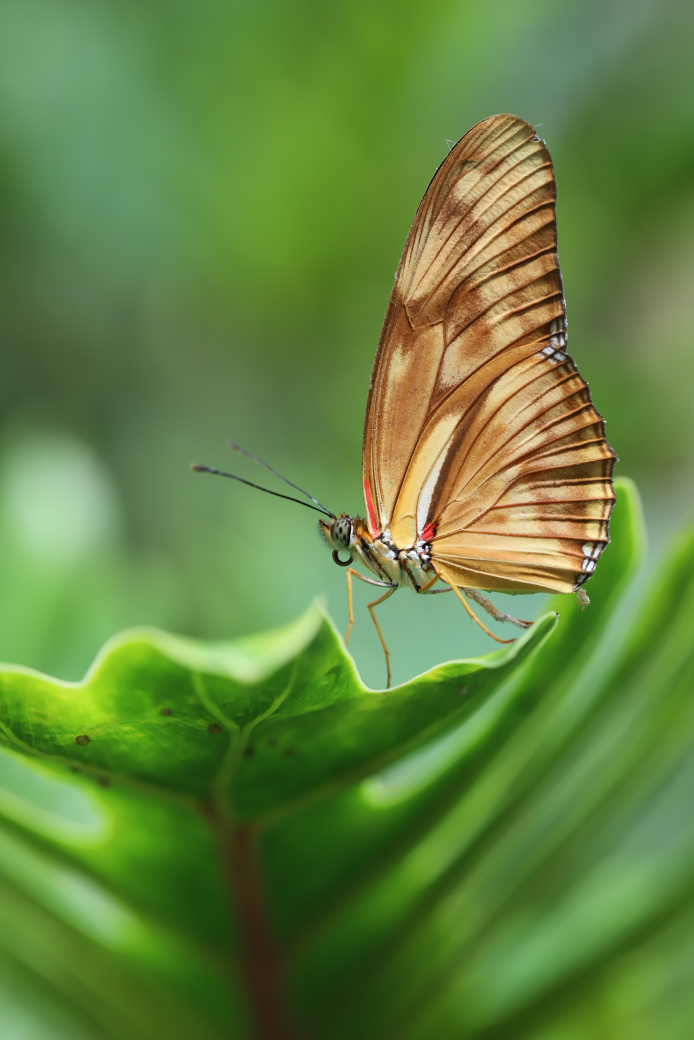
#> input picture UFV/deeplearning/processamentoimagens/richardmiddelbos-butterfly-4873368.jpg, 4160 x 6240 px, found by its file name (shown at 1/6 size)
$ jupyter execute imagens3.ipynb
#> lines starting #> are read from the running program, lines starting #| are printed output that depends on the picture
## Convertendo uma imagem para escala de cinza

[cell 1]
from PIL import Image

[cell 2]
image=Image.open('/content/richardmiddelbos-butterfly-4873368.jpg')
#> image is the input picture: PIL image 4160x6240 RGB; mean R, G, B 99, 131.1, 64

[cell 3]
img = image.resize((600, 600))
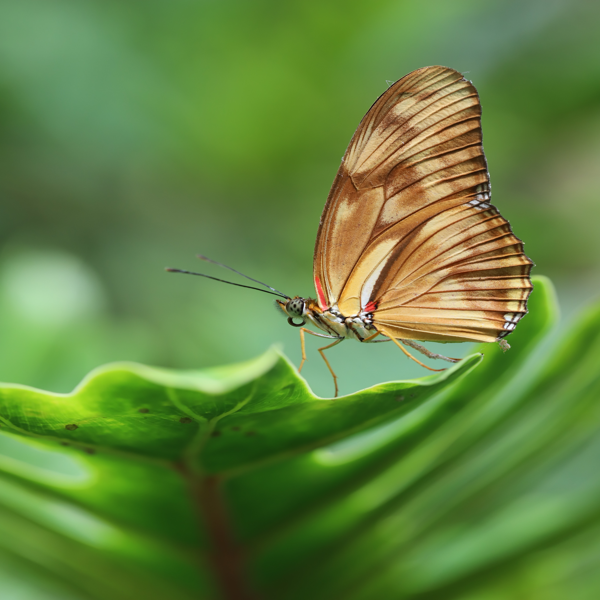
#> img: PIL image 600x600 RGB; mean R, G, B 99, 131.1, 64
display(img)

[cell 4]
print(img.getpixel((250,50)))
#| (97, 146, 46)

[cell 5]
newimage=Image.new('RGB',(50,50),(97,146,46))
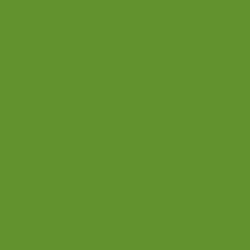
#> newimage: PIL image 50x50 RGB (shown 5 times larger); mean R, G, B 97, 146, 46
display(newimage)

[cell 6]
def grayscale(imagem,width,height):
#> called with width = 600, height = 600
  for x in range(int(width)):
    for y in range(int(height)):
      pixel=imagem.getpixel((x,y))
      lum=(pixel[0]+pixel[1]+pixel[2])//3
      imagem.putpixel((x,y),(lum,lum,lum))
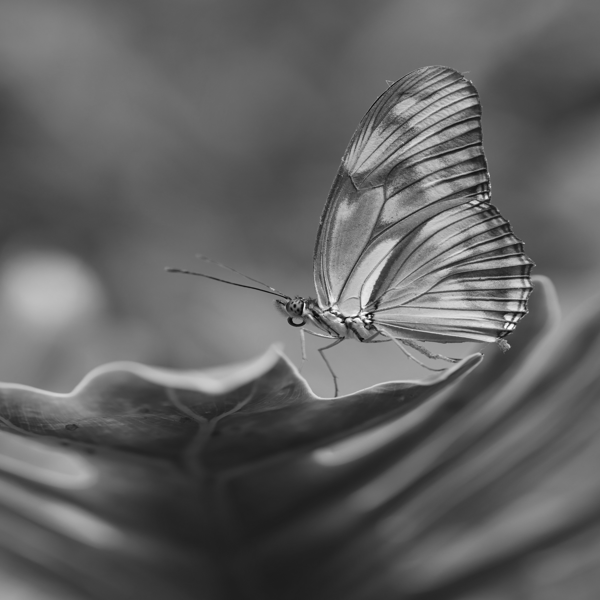
#> imagem: PIL image 600x600 RGB; min 4, max 255, mean 97.7
  return imagem

$ run again, with UFV/deeplearning/processamentoimagens/natureza.jpg copied over UFV/deeplearning/processamentoimagens/richardmiddelbos-butterfly-4873368.jpg
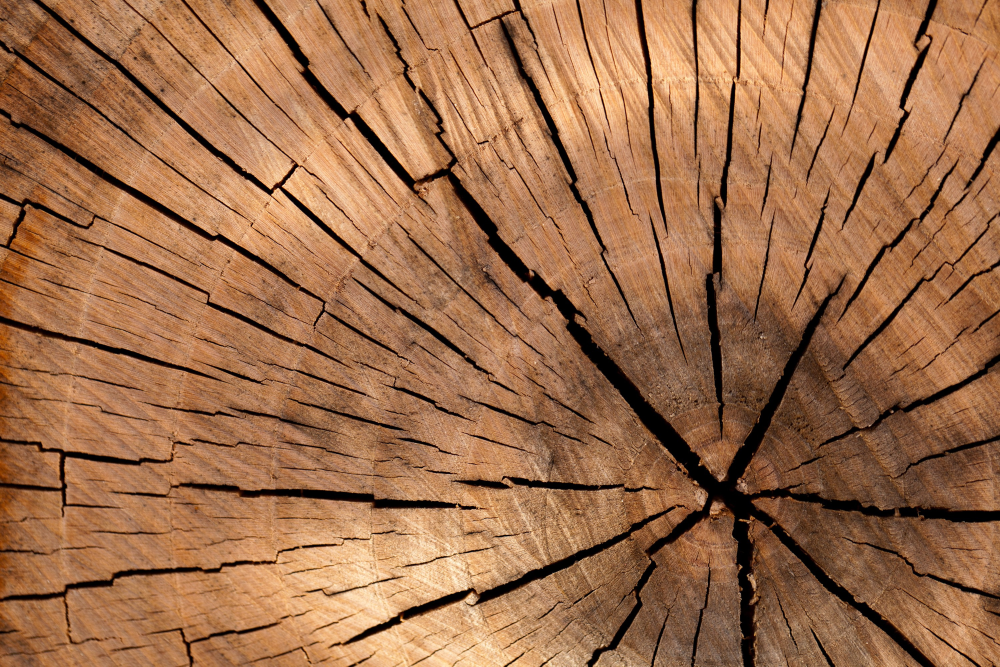
#> input picture UFV/deeplearning/processamentoimagens/natureza.jpg, 3000 x 2000 px, found by its file name (shown at 1/3 size)
#> image is the input picture: PIL image 3000x2000 RGB; mean R, G, B 159, 110.5, 75.7
#> `img = image.resize((600, 600))`:
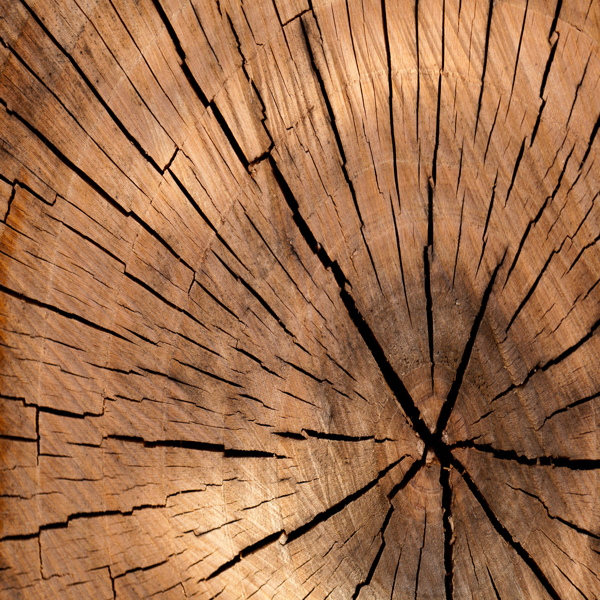
#> img: PIL image 600x600 RGB; mean R, G, B 159, 110.6, 75.7
#| (208, 143, 90)
#> after the loop in grayscale, `for x in range(int(width)):`:
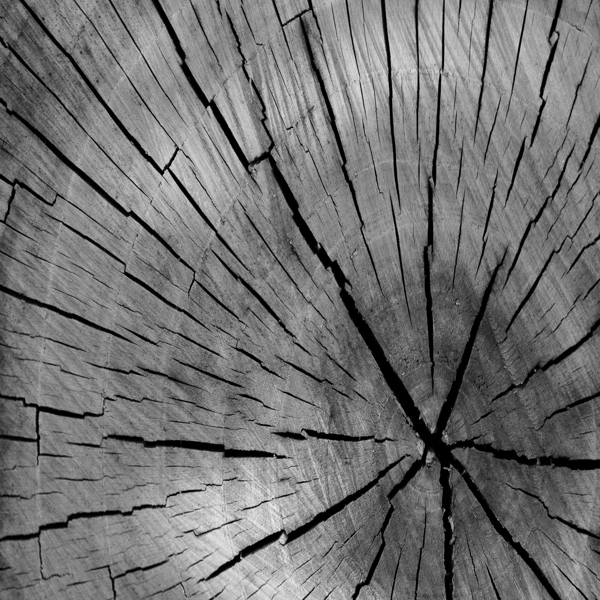
#> imagem: PIL image 600x600 RGB; min 0, max 239, mean 114.8
